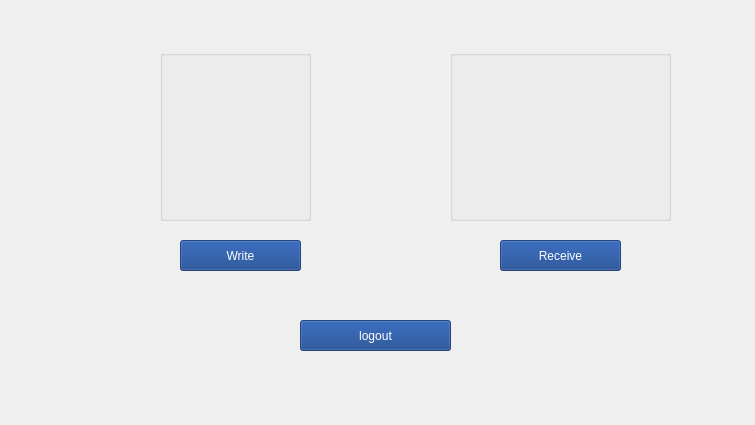
<?xml version="1.0" encoding="UTF-8"?>
<ui version="4.0">
 <class>Home</class>
 <widget class="QWidget" name="Home">
  <property name="geometry">
   <rect>
    <x>0</x>
    <y>0</y>
    <width>755</width>
    <height>425</height>
   </rect>
  </property>
  <property name="windowTitle">
   <string>Form</string>
  </property>
  <property name="styleSheet">
   <string notr="true">background-image: url(:/new/prefix1/1.jpg);</string>
  </property>
  <widget class="QGroupBox" name="writing">
   <property name="geometry">
    <rect>
     <x>160</x>
     <y>50</y>
     <width>151</width>
     <height>171</height>
    </rect>
   </property>
   <property name="styleSheet">
    <string notr="true">background-color: rgba(0, 93, 250, 0);
background-image: url(:/new/prefix1/writing4.png);</string>
   </property>
   <property name="title">
    <string/>
   </property>
  </widget>
  <widget class="QGroupBox" name="receiving">
   <property name="geometry">
    <rect>
     <x>450</x>
     <y>50</y>
     <width>221</width>
     <height>171</height>
    </rect>
   </property>
   <property name="styleSheet">
    <string notr="true">background-color: rgba(0, 93, 250, 0);
background-image: url(:/new/prefix1/receiving4.png);</string>
   </property>
   <property name="title">
    <string/>
   </property>
  </widget>
  <widget class="QPushButton" name="receiveButton">
   <property name="geometry">
    <rect>
     <x>500</x>
     <y>240</y>
     <width>121</width>
     <height>31</height>
    </rect>
   </property>
   <property name="styleSheet">
    <string notr="true">font: 700 9pt &quot;System&quot;;
background-color: rgba(12, 57, 134, 200);
color: rgb(255, 255, 255);</string>
   </property>
   <property name="text">
    <string>Receive</string>
   </property>
  </widget>
  <widget class="QPushButton" name="writeButton">
   <property name="geometry">
    <rect>
     <x>180</x>
     <y>240</y>
     <width>121</width>
     <height>31</height>
    </rect>
   </property>
   <property name="styleSheet">
    <string notr="true">font: 700 9pt &quot;System&quot;;
background-color: rgba(12, 57, 134, 200);
color: rgb(255, 255, 255);</string>
   </property>
   <property name="text">
    <string>Write</string>
   </property>
  </widget>
  <widget class="QPushButton" name="logoutButtton">
   <property name="geometry">
    <rect>
     <x>300</x>
     <y>320</y>
     <width>151</width>
     <height>31</height>
    </rect>
   </property>
   <property name="styleSheet">
    <string notr="true">font: 700 9pt &quot;System&quot;;
background-color: rgba(12, 57, 134, 200);
color: rgb(255, 255, 255);</string>
   </property>
   <property name="text">
    <string>logout</string>
   </property>
  </widget>
 </widget>
 <resources/>
 <connections/>
</ui>
